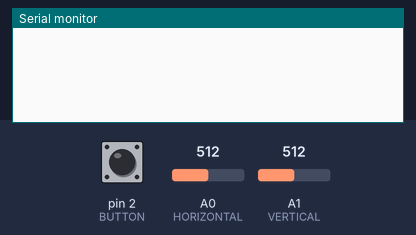
Bench run of a sketch on a simulated Arduino Leonardo, built with avr-gcc and run on an emulated ATmega32U4. Parts: the last lines printed to the serial monitor. Inputs (shaded band) come from the test bench; at power-on: A0 (HORIZONTAL) = 512, A1 (VERTICAL) = 512, pin 2 (BUTTON) HIGH. USB keyboard and mouse output is not drawn.

Above: at 1.2 s.
1.3 s: A0 (HORIZONTAL) set to 0
At 1.56 s:
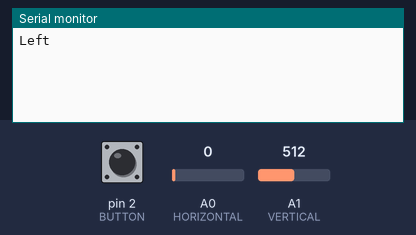
3.3 s: A1 (VERTICAL) set to 0
At 3.57 s:
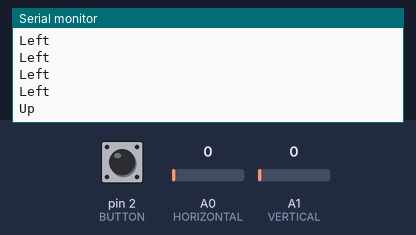
5.1 s: pin 2 (BUTTON) pulled LOW for 0.15 s
At 5.38 s:
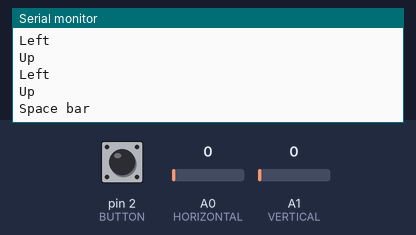
6.7 s: A0 (HORIZONTAL) set to 1023
At 6.79 s:
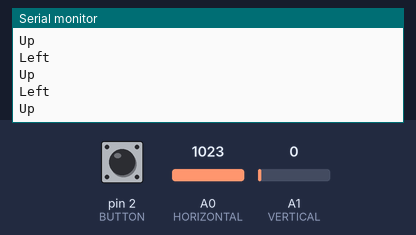
8.5 s: A1 (VERTICAL) set to 1023
At 8.8 s:
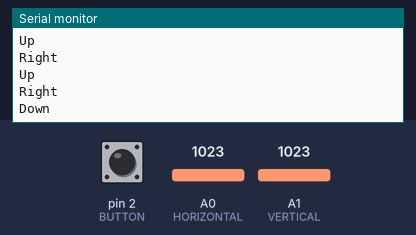

The sketch:

experiment_5_joystick.ino
```cpp
// (licence header left out)
#include <Keyboard.h>

const int BUTTON = 2;
const int HORIZONTAL = A0;
const int VERTICAL = A1;

int x, y;
int sw;

void setup() {
  pinMode(BUTTON, INPUT_PULLUP);
  Serial.begin(9600);
  Keyboard.begin();
}

void loop() {
  int x = analogRead(HORIZONTAL); //get horizontal movement
  if (x == 1023)// fully right
  {
    Serial.println("Right");
    Keyboard.press(215); //right arrow
  }
  else
  {
    Keyboard.release(215);  //release the key
  }

  x = analogRead(HORIZONTAL); //get horizontal movement
  if (x == 0) // fully left
  {
    Serial.println("Left");
    Keyboard.press(216); //left arrow
  }
  else
  {
    Keyboard.release(216);  //release the key
  }

  y = analogRead(VERTICAL); //get vertical movement
  if (y == 0) // fully up
  {
    Serial.println("Up");
    Keyboard.press(218); //up arrow
  }
  else
  {
    Keyboard.release(218);  //release the key
  }

  y = analogRead(VERTICAL);
  if (y == 1023) //fully down
  {
    Serial.println("Down");
    Keyboard.press(217); //down arrow
  }
  else
  {
    Keyboard.release(217);  //release the key
  }

  sw = digitalRead (BUTTON); //see if switch pressed

  if (sw == 0) //switch pressed
  {
    Serial.println("Space bar");
    Keyboard.println(" "); //space bar
  }

  delay (200); //this delay controls responsiveness
}
```

Measured:
- after the input at 1.3 s, the serial monitor: prints a new line after 0.11 s (image 1)
- after the input at 3.3 s, the serial monitor: prints a new line after 0.11 s (image 2)
- after the input at 5.1 s, the serial monitor: prints a new line after 0.12 s (image 3)
- after the input at 8.5 s, the serial monitor: prints a new line after 0.14 s (image 5)
